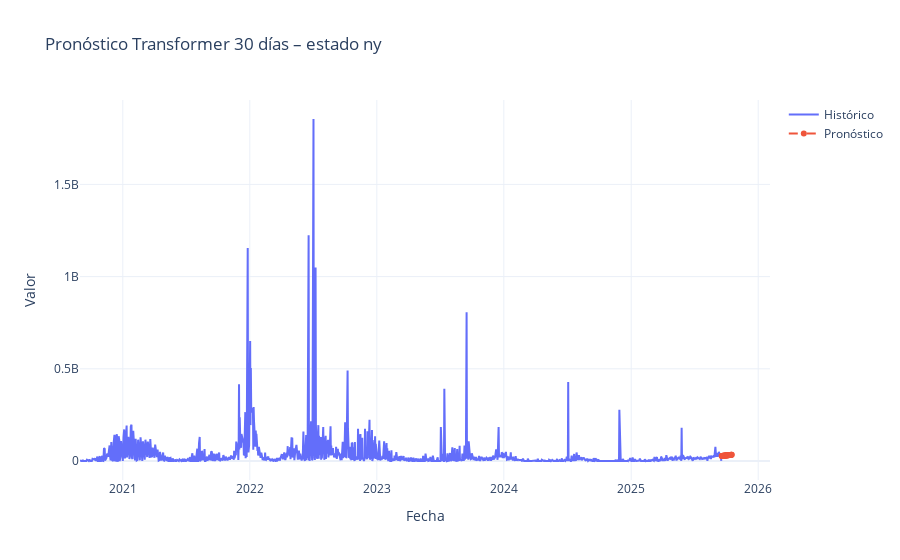

Write notebook code for a chart like this one.
### Markdown cell above
## 14. Pronostico Futuro

### Code cell
N_FUTURE_TF = 30  # días de pronóstico con Transformer

last_window_scaled_tf = test_scaled[-WINDOW_SIZE:]

future_scaled_tf = recursive_forecast(
    model_tf,
    last_window_scaled_tf,
    N_FUTURE_TF,
    predict_fn=transformer_predict_fn,
)

future_preds_tf = scaler.inverse_transform(
    future_scaled_tf.reshape(-1, 1)
).reshape(-1)

last_date = series.index[-1]
future_dates_tf = pd.date_range(
    start=last_date + pd.Timedelta(days=1),
    periods=N_FUTURE_TF,
    freq="D",
)

fig = plot_future_forecast(
    series.index,
    series.values,
    future_dates_tf,
    future_preds_tf,
    title=f"Pronóstico Transformer {N_FUTURE_TF} días – estado {STATE}",
)
fig.show()

### Figure 1 — Plotly figure (JSON) as saved in the notebook; plotly's stock layout.template omitted (floating-point values rounded to 4 significant figures; data arrays with more than 128 entries replaced by an {"elided": "..."} marker saying what was removed)
{"data": [{"mode": "lines", "name": "Histórico", "type": "scatter", "x": {"elided": "1366 str values"}, "y": {"elided": "1366 float values"}}, {"line": {"dash": "dash"}, "mode": "lines+markers", "name": "Pronóstico", "type": "scatter", "x": ["2025-09-18T00:00:00", "2025-09-19T00:00:00", "2025-09-20T00:00:00", "2025-09-21T00:00:00", "2025-09-22T00:00:00", "2025-09-23T00:00:00", "2025-09-24T00:00:00", "2025-09-25T00:00:00", "2025-09-26T00:00:00", "2025-09-27T00:00:00", "2025-09-28T00:00:00", "2025-09-29T00:00:00", "2025-09-30T00:00:00", "2025-10-01T00:00:00", "2025-10-02T00:00:00", "2025-10-03T00:00:00", "2025-10-04T00:00:00", "2025-10-05T00:00:00", "2025-10-06T00:00:00", "2025-10-07T00:00:00", "2025-10-08T00:00:00", "2025-10-09T00:00:00", "2025-10-10T00:00:00", "2025-10-11T00:00:00", "2025-10-12T00:00:00", "2025-10-13T00:00:00", "2025-10-14T00:00:00", "2025-10-15T00:00:00", "2025-10-16T00:00:00", "2025-10-17T00:00:00"], "y": [27320000.0, 27560000.0, 27740000.0, 27960000.0, 28190000.0, 28400000.0, 28660000.0, 28790000.0, 28970000.0, 29190000.0, 29420000.0, 29650000.0, 29930000.0, 30020000.0, 30300000.0, 30560000.0, 30800000.0, 31080000.0, 31320000.0, 31570000.0, 31830000.0, 32040000.0, 32270000.0, 32430000.0, 32740000.0, 32920000.0, 33160000.0, 33350000.0, 33510000.0, 33950000.0]}], "layout": {"title": {"text": "Pronóstico Transformer 30 días – estado ny"}, "xaxis": {"title": {"text": "Fecha"}}, "yaxis": {"title": {"text": "Valor"}}}}
